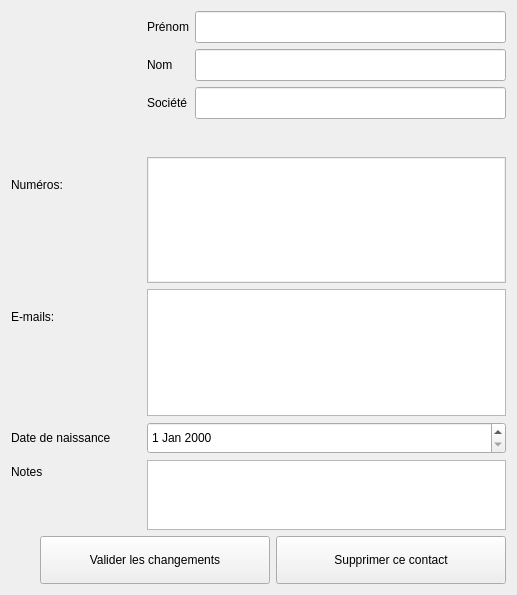
<?xml version="1.0" encoding="UTF-8"?>
<ui version="4.0">
 <class>MobiiContactInformations</class>
 <widget class="QWidget" name="MobiiContactInformations">
  <property name="geometry">
   <rect>
    <x>0</x>
    <y>0</y>
    <width>517</width>
    <height>595</height>
   </rect>
  </property>
  <property name="minimumSize">
   <size>
    <width>404</width>
    <height>482</height>
   </size>
  </property>
  <property name="windowTitle">
   <string>MobiiContactInformations</string>
  </property>
  <layout class="QVBoxLayout" name="verticalLayout">
   <item>
    <widget class="QWidget" name="contactDetailsContainer" native="true">
     <layout class="QVBoxLayout" name="verticalLayout_2">
      <property name="leftMargin">
       <number>0</number>
      </property>
      <property name="topMargin">
       <number>0</number>
      </property>
      <property name="rightMargin">
       <number>0</number>
      </property>
      <property name="bottomMargin">
       <number>0</number>
      </property>
      <item>
       <layout class="QFormLayout" name="formLayout">
        <property name="fieldGrowthPolicy">
         <enum>QFormLayout::AllNonFixedFieldsGrow</enum>
        </property>
        <item row="2" column="0">
         <widget class="QLabel" name="pictureLabel">
          <property name="minimumSize">
           <size>
            <width>130</width>
            <height>140</height>
           </size>
          </property>
          <property name="maximumSize">
           <size>
            <width>130</width>
            <height>140</height>
           </size>
          </property>
          <property name="pixmap">
           <pixmap resource="mobii.qrc">:/misc/Resources/profile_default.png</pixmap>
          </property>
         </widget>
        </item>
        <item row="2" column="1">
         <layout class="QFormLayout" name="formLayout_2">
          <item row="0" column="0">
           <widget class="QLabel" name="firstnameLabel">
            <property name="minimumSize">
             <size>
              <width>0</width>
              <height>32</height>
             </size>
            </property>
            <property name="text">
             <string>Prénom</string>
            </property>
           </widget>
          </item>
          <item row="0" column="1">
           <widget class="QLineEdit" name="firstNameEdit">
            <property name="minimumSize">
             <size>
              <width>0</width>
              <height>32</height>
             </size>
            </property>
           </widget>
          </item>
          <item row="1" column="0">
           <widget class="QLabel" name="lastnameLabel">
            <property name="minimumSize">
             <size>
              <width>0</width>
              <height>32</height>
             </size>
            </property>
            <property name="text">
             <string>Nom</string>
            </property>
           </widget>
          </item>
          <item row="1" column="1">
           <widget class="QLineEdit" name="lastNameEdit">
            <property name="minimumSize">
             <size>
              <width>0</width>
              <height>32</height>
             </size>
            </property>
           </widget>
          </item>
          <item row="2" column="0">
           <widget class="QLabel" name="societyLabel">
            <property name="minimumSize">
             <size>
              <width>0</width>
              <height>32</height>
             </size>
            </property>
            <property name="text">
             <string>Société</string>
            </property>
           </widget>
          </item>
          <item row="2" column="1">
           <widget class="QLineEdit" name="societyEdit">
            <property name="minimumSize">
             <size>
              <width>0</width>
              <height>32</height>
             </size>
            </property>
           </widget>
          </item>
         </layout>
        </item>
        <item row="3" column="0">
         <widget class="QLabel" name="persoMobileLabel">
          <property name="minimumSize">
           <size>
            <width>0</width>
            <height>32</height>
           </size>
          </property>
          <property name="text">
           <string>Numéros:</string>
          </property>
         </widget>
        </item>
        <item row="3" column="1">
         <layout class="QHBoxLayout" name="horizontalLayout_2">
          <property name="spacing">
           <number>0</number>
          </property>
          <item>
           <widget class="QListWidget" name="phoneList">
            <property name="styleSheet">
             <string notr="true"> padding: 1px 1px 1px 1px;</string>
            </property>
           </widget>
          </item>
         </layout>
        </item>
        <item row="4" column="0">
         <widget class="QLabel" name="persoMailLabel">
          <property name="minimumSize">
           <size>
            <width>0</width>
            <height>32</height>
           </size>
          </property>
          <property name="text">
           <string>E-mails:</string>
          </property>
         </widget>
        </item>
        <item row="5" column="0">
         <widget class="QLabel" name="birthdayLabel">
          <property name="minimumSize">
           <size>
            <width>0</width>
            <height>32</height>
           </size>
          </property>
          <property name="text">
           <string>Date de naissance</string>
          </property>
         </widget>
        </item>
        <item row="5" column="1">
         <widget class="QDateEdit" name="birthdayEdit">
          <property name="minimumSize">
           <size>
            <width>0</width>
            <height>32</height>
           </size>
          </property>
          <property name="timeSpec">
           <enum>Qt::LocalTime</enum>
          </property>
         </widget>
        </item>
        <item row="6" column="0">
         <widget class="QLabel" name="notesLabel">
          <property name="text">
           <string>Notes</string>
          </property>
         </widget>
        </item>
        <item row="6" column="1">
         <widget class="QTextEdit" name="notesTextEdit">
          <property name="maximumSize">
           <size>
            <width>16777215</width>
            <height>130</height>
           </size>
          </property>
         </widget>
        </item>
        <item row="4" column="1">
         <widget class="QListWidget" name="mailList"/>
        </item>
       </layout>
      </item>
     </layout>
    </widget>
   </item>
   <item>
    <layout class="QHBoxLayout" name="horizontalLayout">
     <item>
      <spacer name="horizontalSpacer">
       <property name="orientation">
        <enum>Qt::Horizontal</enum>
       </property>
       <property name="sizeHint" stdset="0">
        <size>
         <width>40</width>
         <height>20</height>
        </size>
       </property>
      </spacer>
     </item>
     <item>
      <widget class="QPushButton" name="updateContactButton">
       <property name="minimumSize">
        <size>
         <width>230</width>
         <height>48</height>
        </size>
       </property>
       <property name="maximumSize">
        <size>
         <width>16777215</width>
         <height>48</height>
        </size>
       </property>
       <property name="styleSheet">
        <string notr="true"/>
       </property>
       <property name="text">
        <string>Valider les changements</string>
       </property>
       <property name="icon">
        <iconset resource="mobii.qrc">
         <normaloff>:/buttons/Resources/okay.png</normaloff>:/buttons/Resources/okay.png</iconset>
       </property>
       <property name="iconSize">
        <size>
         <width>24</width>
         <height>24</height>
        </size>
       </property>
      </widget>
     </item>
     <item>
      <widget class="QPushButton" name="deleteContactButton">
       <property name="minimumSize">
        <size>
         <width>230</width>
         <height>48</height>
        </size>
       </property>
       <property name="text">
        <string>Supprimer ce contact</string>
       </property>
       <property name="icon">
        <iconset resource="mobii.qrc">
         <normaloff>:/buttons/Resources/remove.png</normaloff>:/buttons/Resources/remove.png</iconset>
       </property>
       <property name="iconSize">
        <size>
         <width>24</width>
         <height>24</height>
        </size>
       </property>
      </widget>
     </item>
    </layout>
   </item>
  </layout>
 </widget>
 <layoutdefault spacing="6" margin="11"/>
 <resources>
  <include location="mobii.qrc"/>
 </resources>
 <connections/>
</ui>
